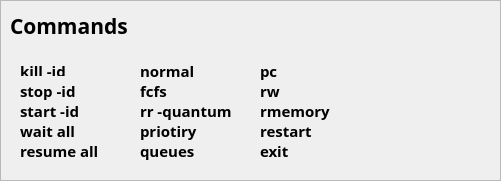
   <widget class="QFrame" name="frame_4">
    <property name="geometry">
     <rect>
      <x>740</x>
      <y>20</y>
      <width>501</width>
      <height>181</height>
     </rect>
    </property>
    <property name="frameShape">
     <enum>QFrame::StyledPanel</enum>
    </property>
    <property name="frameShadow">
     <enum>QFrame::Raised</enum>
    </property>
    <widget class="QLabel" name="command_label">
     <property name="geometry">
      <rect>
       <x>10</x>
       <y>10</y>
       <width>171</width>
       <height>31</height>
      </rect>
     </property>
     <property name="font">
      <font>
       <family>JetBrains Mono</family>
       <pointsize>16</pointsize>
       <weight>75</weight>
       <bold>true</bold>
      </font>
     </property>
     <property name="text">
      <string>Commands</string>
     </property>
    </widget>
    <widget class="QLabel" name="command_0">
     <property name="geometry">
      <rect>
       <x>20</x>
       <y>60</y>
       <width>101</width>
       <height>16</height>
      </rect>
     </property>
     <property name="font">
      <font>
       <family>JetBrains Mono</family>
       <pointsize>11</pointsize>
       <weight>75</weight>
       <bold>true</bold>
      </font>
     </property>
     <property name="text">
      <string>kill -id</string>
     </property>
     <property name="alignment">
      <set>Qt::AlignLeading|Qt::AlignLeft|Qt::AlignTop</set>
     </property>
    </widget>
    <widget class="QLabel" name="command_1">
     <property name="geometry">
      <rect>
       <x>20</x>
       <y>80</y>
       <width>101</width>
       <height>21</height>
      </rect>
     </property>
     <property name="font">
      <font>
       <family>JetBrains Mono</family>
       <pointsize>11</pointsize>
       <weight>75</weight>
       <bold>true</bold>
      </font>
     </property>
     <property name="text">
      <string>stop -id</string>
     </property>
     <property name="alignment">
      <set>Qt::AlignLeading|Qt::AlignLeft|Qt::AlignTop</set>
     </property>
    </widget>
    <widget class="QLabel" name="command_2">
     <property name="geometry">
      <rect>
       <x>20</x>
       <y>100</y>
       <width>101</width>
       <height>21</height>
      </rect>
     </property>
     <property name="font">
      <font>
       <family>JetBrains Mono</family>
       <pointsize>11</pointsize>
       <weight>75</weight>
       <bold>true</bold>
      </font>
     </property>
     <property name="text">
      <string>start -id</string>
     </property>
     <property name="alignment">
      <set>Qt::AlignLeading|Qt::AlignLeft|Qt::AlignTop</set>
     </property>
    </widget>
    <widget class="QLabel" name="command_3">
     <property name="geometry">
      <rect>
       <x>20</x>
       <y>120</y>
       <width>101</width>
       <height>21</height>
      </rect>
     </property>
     <property name="font">
      <font>
       <family>JetBrains Mono</family>
       <pointsize>11</pointsize>
       <weight>75</weight>
       <bold>true</bold>
      </font>
     </property>
     <property name="text">
      <string>wait all</string>
     </property>
     <property name="alignment">
      <set>Qt::AlignLeading|Qt::AlignLeft|Qt::AlignTop</set>
     </property>
    </widget>
    <widget class="QLabel" name="command_4">
     <property name="geometry">
      <rect>
       <x>20</x>
       <y>140</y>
       <width>101</width>
       <height>21</height>
      </rect>
     </property>
     <property name="font">
      <font>
       <family>JetBrains Mono</family>
       <pointsize>11</pointsize>
       <weight>75</weight>
       <bold>true</bold>
      </font>
     </property>
     <property name="text">
      <string>resume all</string>
     </property>
     <property name="alignment">
      <set>Qt::AlignLeading|Qt::AlignLeft|Qt::AlignTop</set>
     </property>
    </widget>
    <widget class="QLabel" name="command_7">
     <property name="geometry">
      <rect>
       <x>140</x>
       <y>100</y>
       <width>101</width>
       <height>21</height>
      </rect>
     </property>
     <property name="font">
      <font>
       <family>JetBrains Mono</family>
       <pointsize>11</pointsize>
       <weight>75</weight>
       <bold>true</bold>
      </font>
     </property>
     <property name="text">
      <string>rr -quantum</string>
     </property>
     <property name="alignment">
      <set>Qt::AlignLeading|Qt::AlignLeft|Qt::AlignTop</set>
     </property>
    </widget>
    <widget class="QLabel" name="command_6">
     <property name="geometry">
      <rect>
       <x>140</x>
       <y>80</y>
       <width>101</width>
       <height>21</height>
      </rect>
     </property>
     <property name="font">
      <font>
       <family>JetBrains Mono</family>
       <pointsize>11</pointsize>
       <weight>75</weight>
       <bold>true</bold>
      </font>
     </property>
     <property name="text">
      <string>fcfs</string>
     </property>
     <property name="alignment">
      <set>Qt::AlignLeading|Qt::AlignLeft|Qt::AlignTop</set>
     </property>
    </widget>
    <widget class="QLabel" name="command_5">
     <property name="geometry">
      <rect>
       <x>140</x>
       <y>60</y>
       <width>101</width>
       <height>21</height>
      </rect>
     </property>
     <property name="font">
      <font>
       <family>JetBrains Mono</family>
       <pointsize>11</pointsize>
       <weight>75</weight>
       <bold>true</bold>
      </font>
     </property>
     <property name="text">
      <string>normal</string>
     </property>
     <property name="alignment">
      <set>Qt::AlignLeading|Qt::AlignLeft|Qt::AlignTop</set>
     </property>
    </widget>
    <widget class="QLabel" name="command_10">
     <property name="geometry">
      <rect>
       <x>260</x>
       <y>120</y>
       <width>101</width>
       <height>21</height>
      </rect>
     </property>
     <property name="font">
      <font>
       <family>JetBrains Mono</family>
       <pointsize>11</pointsize>
       <weight>75</weight>
       <bold>true</bold>
      </font>
     </property>
     <property name="text">
      <string>restart</string>
     </property>
     <property name="alignment">
      <set>Qt::AlignLeading|Qt::AlignLeft|Qt::AlignTop</set>
     </property>
    </widget>
    <widget class="QLabel" name="command_11">
     <property name="geometry">
      <rect>
       <x>260</x>
       <y>140</y>
       <width>101</width>
       <height>21</height>
      </rect>
     </property>
     <property name="font">
      <font>
       <family>JetBrains Mono</family>
       <pointsize>11</pointsize>
       <weight>75</weight>
       <bold>true</bold>
      </font>
     </property>
     <property name="text">
      <string>exit</string>
     </property>
     <property name="alignment">
      <set>Qt::AlignLeading|Qt::AlignLeft|Qt::AlignTop</set>
     </property>
    </widget>
    <widget class="QLabel" name="command_8">
     <property name="geometry">
      <rect>
       <x>140</x>
       <y>120</y>
       <width>101</width>
       <height>21</height>
      </rect>
     </property>
     <property name="font">
      <font>
       <family>JetBrains Mono</family>
       <pointsize>11</pointsize>
       <weight>75</weight>
       <bold>true</bold>
      </font>
     </property>
     <property name="text">
      <string>priotiry</string>
     </property>
     <property name="alignment">
      <set>Qt::AlignLeading|Qt::AlignLeft|Qt::AlignTop</set>
     </property>
    </widget>
    <widget class="QLabel" name="command_9">
     <property name="geometry">
      <rect>
       <x>140</x>
       <y>140</y>
       <width>101</width>
       <height>21</height>
      </rect>
     </property>
     <property name="font">
      <font>
       <family>JetBrains Mono</family>
       <pointsize>11</pointsize>
       <weight>75</weight>
       <bold>true</bold>
      </font>
     </property>
     <property name="text">
      <string>queues</string>
     </property>
     <property name="alignment">
      <set>Qt::AlignLeading|Qt::AlignLeft|Qt::AlignTop</set>
     </property>
    </widget>
    <widget class="QLabel" name="command_12">
     <property name="geometry">
      <rect>
       <x>260</x>
       <y>60</y>
       <width>101</width>
       <height>21</height>
      </rect>
     </property>
     <property name="font">
      <font>
       <family>JetBrains Mono</family>
       <pointsize>11</pointsize>
       <weight>75</weight>
       <bold>true</bold>
      </font>
     </property>
     <property name="text">
      <string>pc</string>
     </property>
     <property name="alignment">
      <set>Qt::AlignLeading|Qt::AlignLeft|Qt::AlignTop</set>
     </property>
    </widget>
    <widget class="QLabel" name="command_13">
     <property name="geometry">
      <rect>
       <x>260</x>
       <y>80</y>
       <width>101</width>
       <height>21</height>
      </rect>
     </property>
     <property name="font">
      <font>
       <family>JetBrains Mono</family>
       <pointsize>11</pointsize>
       <weight>75</weight>
       <bold>true</bold>
      </font>
     </property>
     <property name="text">
      <string>rw</string>
     </property>
     <property name="alignment">
      <set>Qt::AlignLeading|Qt::AlignLeft|Qt::AlignTop</set>
     </property>
    </widget>
    <widget class="QLabel" name="command_14">
     <property name="geometry">
      <rect>
       <x>260</x>
       <y>100</y>
       <width>101</width>
       <height>21</height>
      </rect>
     </property>
     <property name="font">
      <font>
       <family>JetBrains Mono</family>
       <pointsize>11</pointsize>
       <weight>75</weight>
       <bold>true</bold>
      </font>
     </property>
     <property name="text">
      <string>rmemory</string>
     </property>
     <property name="alignment">
      <set>Qt::AlignLeading|Qt::AlignLeft|Qt::AlignTop</set>
     </property>
    </widget>
   </widget>
